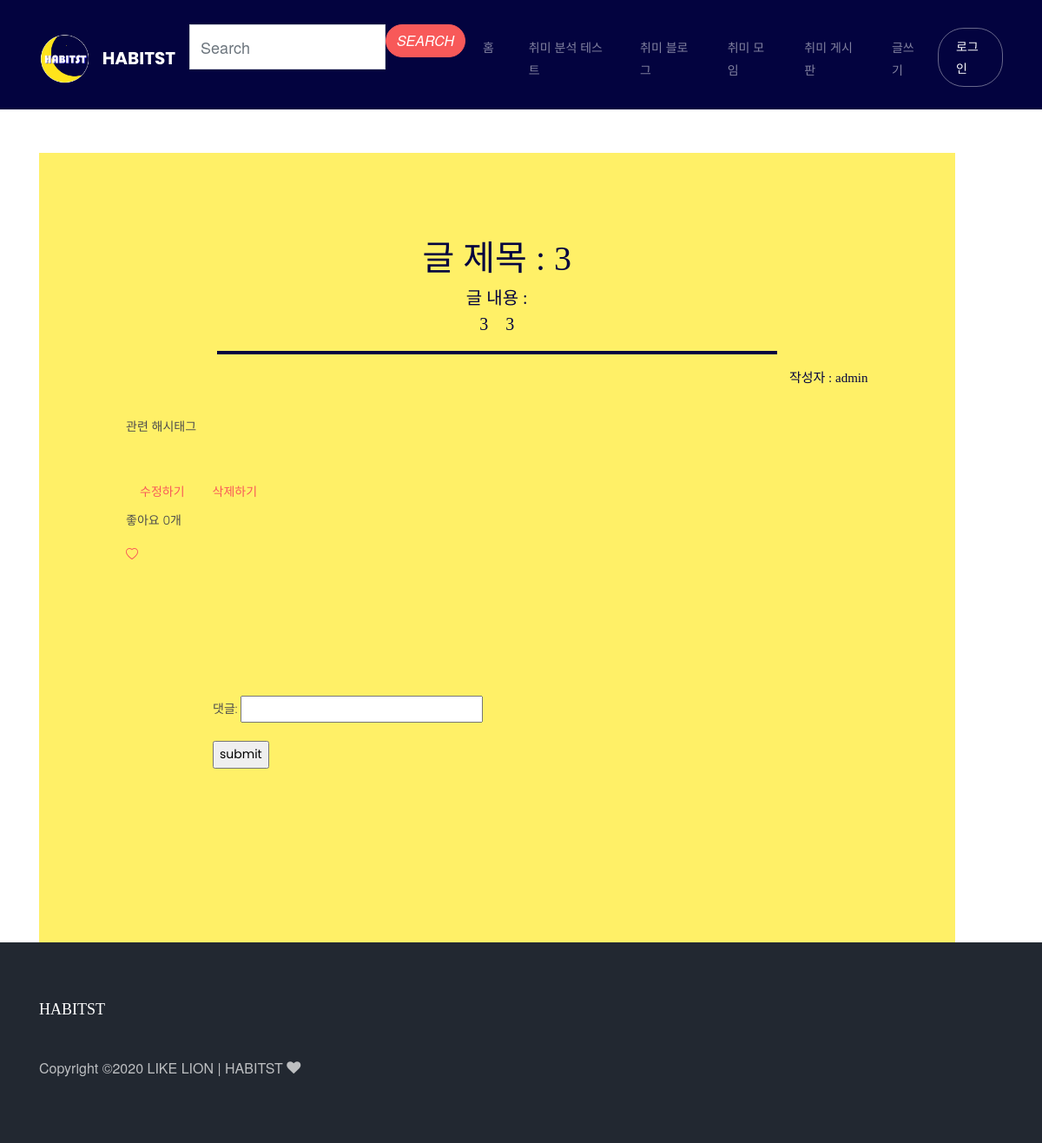
The app's page /more/?id=76 with its own data.
### appname/models.py (models this page shows, shortened)
class Post(models.Model):
    title = models.CharField(max_length=200)
    content = models.TextField()
    image = models.ImageField(upload_to='images/', blank=True)
    writer = models.ForeignKey(settings.AUTH_USER_MODEL, on_delete=models.CASCADE, related_name="writer", default="")
    hashtag_field = models.CharField(max_length=200, blank=True)
    hashtags = models.ManyToManyField('Hashtag', blank=True)
    likes = models.ManyToManyField(settings.AUTH_USER_MODEL, related_name="likes")
    post_date=models.DateTimeField(auto_now_add=True)

class CustomUser(AbstractUser):
    def __str__(self):
        return self.username
    nickname = models.CharField(max_length=20)
    phone_number = models.CharField(max_length=20)
    profile_image = models.ImageField(upload_to='images/', blank=True)

### appname/views.py (the view)
# urls.py: path('more', appname.views.more, name='more'),
def more(request):
    comment_form = CommentForm()
    recomment_form = ReCommentForm()
    if 'id' in request.GET:
        post = get_object_or_404(Post,pk=request.GET.get('id'))
        return render(request, 'appname/more.html', {'post': post,'comment_form':comment_form,'recomment_form':recomment_form})
    return HttpResponseRedirect('appname/main/')

### appname/forms.py
class CommentForm(forms.ModelForm):
    class Meta:
        model = Comment
        fields = ['text']

class ReCommentForm(forms.ModelForm):
    class Meta:
        model = ReComment
        fields = ['text','comment']

### appname/templates/appname/more.html (shortened to what this page needs)
{% extends 'appname/base.html' %}
{% load static %}
  {% block content %}
  <section>
    <div class="container"><br><br>
     <div class="wrap bg-light ftco-animate">
          <div class="rmf">
            <h1 style="text-align: center;">글 제목 : {{post.title|safe}}</h1>
            <h2 style="text-align: center;">글 내용 : {{post.content|safe}}</h2>
            <hr style="width: 75%; border: solid 2px #03033f;">
            <h3 style="text-align: right;">작성자 : {{post.writer}}</h3>
              <br> 관련 해시태그
              <br>
            <div class="nav ftco-animate nav-pills" id="v-pills-tab" role="tablist" aria-orientation="vertical">
            <a class="nav-link" id="v-pills-goal-tab"  href="{% url 'update' pk=post.pk %}"  role="tab" aria-controls="v-pills-goal" aria-selected="false">수정하기</a>
            <a class="nav-link" id="v-pills-mission-tab" href="{% url 'delete' pk=post.pk %}"  role="tab" aria-controls="v-pills-mission" aria-selected="false">삭제하기</a>
            </div>
            <p>좋아요 {{ post.likes.count}}개</p>
          <a href="{% url 'like' pk=post.pk %}">
          </a>
          <div class="comment-form-wrap pt-5">
          <form class="p-5 bg-light" method="POST" action='/comment/{{ post.id }}'>
            <div class="form-group">
            {{ comment_form.as_p}} </div>
            <input type="submit" value="submit">
          </form></div>
        </div>
      </div>
        </div>
  </section>
{% endblock %}

### appname/static/appname/css/postblog.css (style rules this page uses)
h1 { font-family: 'GmarketSansMedium'; font-size: 40px; font-weight: 300; line-height: 1.08; text-align: left; color: #03033f; }
h2 { font-family: 'GmarketSansLight'; font-size: 20px; color: #03033f; text-align: left; }
h3 { font-family: 'GmarketSansLight'; font-size: 15px; color: #03033f; text-align: left; }

### records on screen
Post: title "3", content "3 3", writer "admin", likes.count "0"
